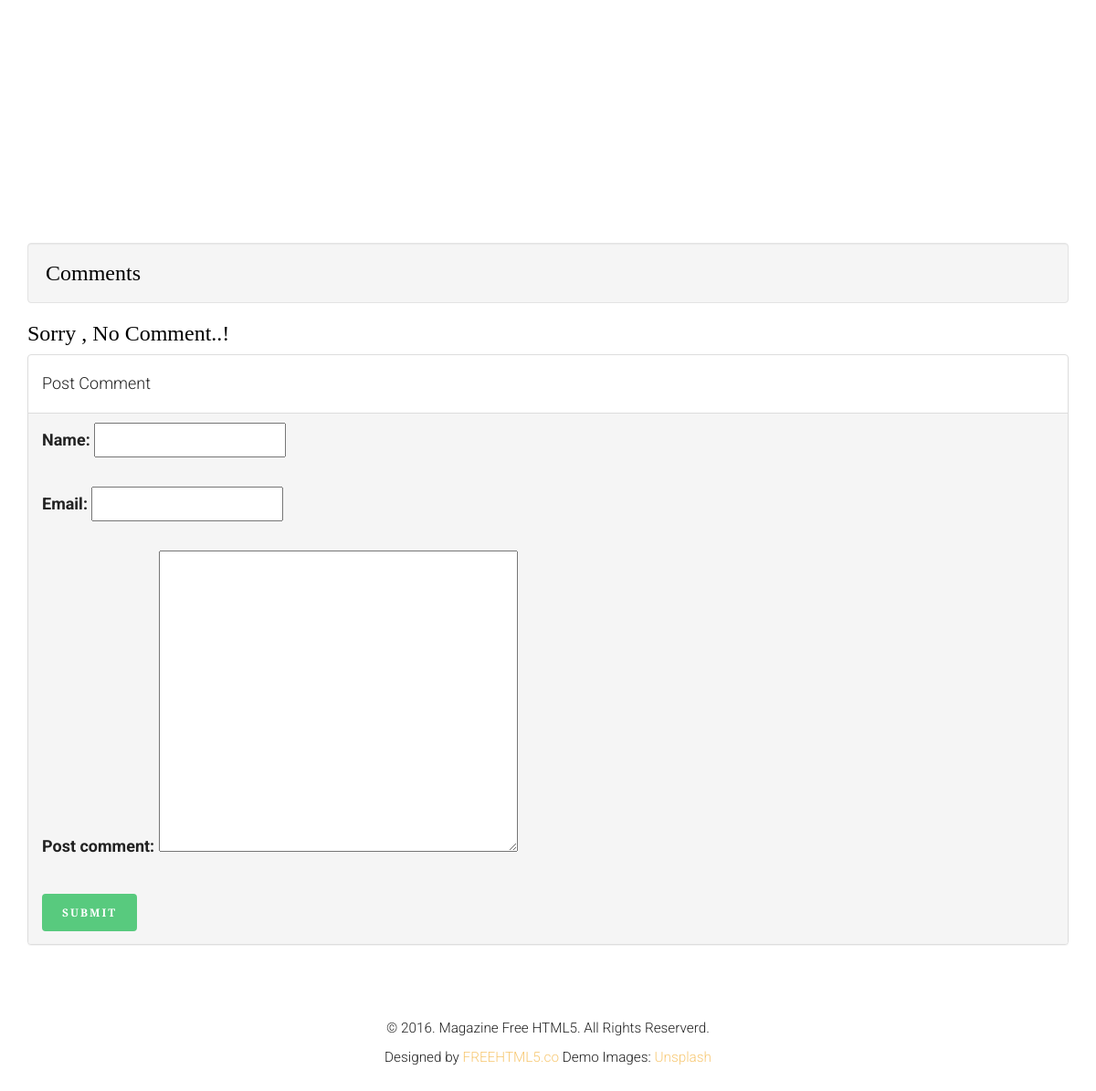
Page /article/3 (lower part) on the earlier database version.
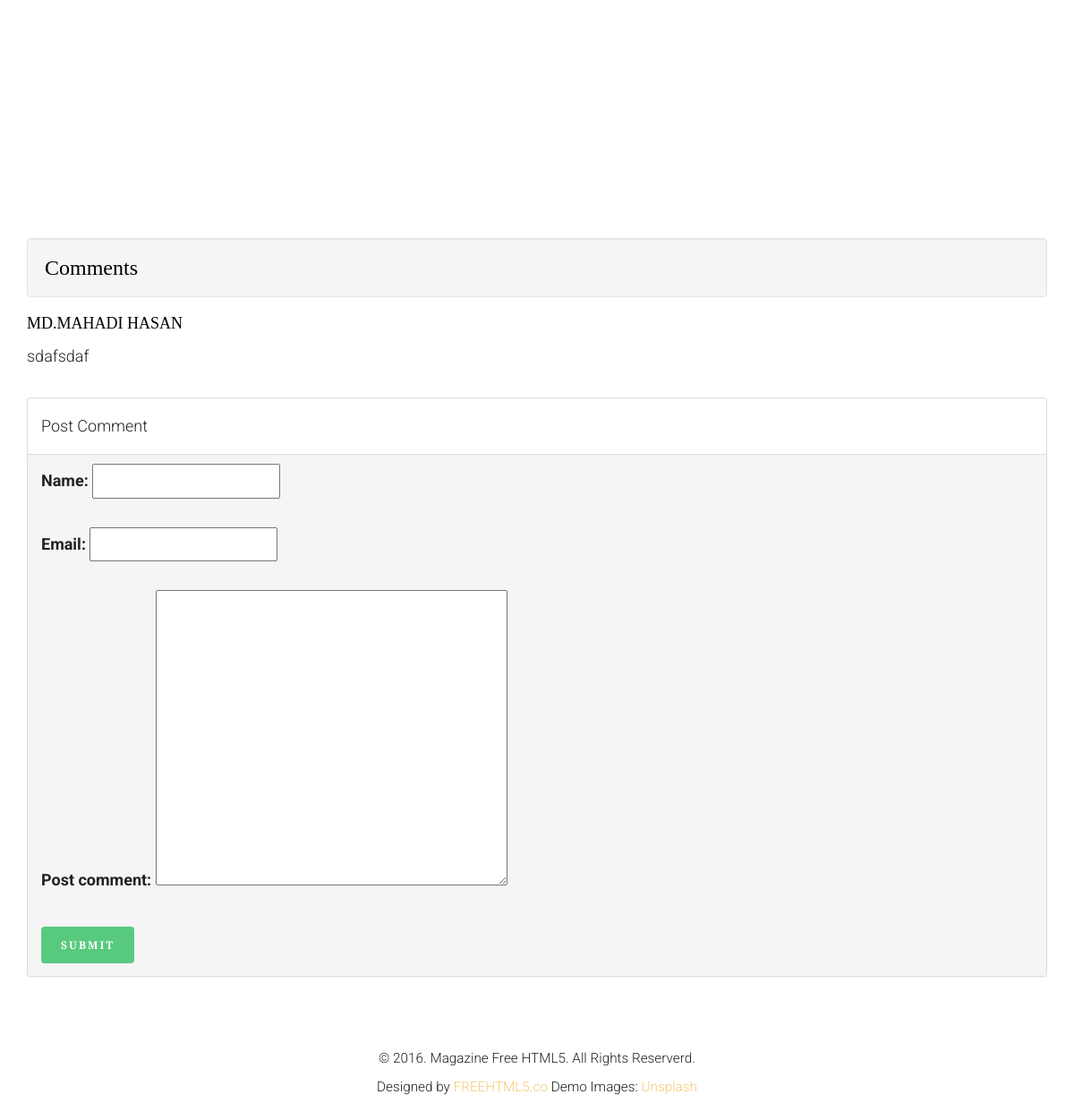
Same page on the later database version.
### blogApp/models.py (models this page shows, shortened)
class Comment(models.Model):
    post = models.ForeignKey(Article , on_delete=models.CASCADE)
    name = models.CharField(max_length=100)
    email= models.EmailField(max_length=50)
    post_comment = models.TextField()

### blogApp/views.py (the view)
# urls.py: path('article/<id>',views.article , name="article"),
def article(request , id):
    singlePost = get_object_or_404(Article , id=id)
    postComment=Comment.objects.filter(id=id)
    related    = Article.objects.filter(category = singlePost.category).exclude(id=id)[:4]
    form = CommentForm(request.POST or None)
    if form.is_valid():
        instance = form.save(commit=False)
        instance.post = singlePost
        instance.save()
    context={
        "data":singlePost,
        "related":related,
        "form":form,
        "postComment":postComment
    }
    return render(request, "single.html",context)

### blogApp/forms.py
class CommentForm(forms.ModelForm):
    class Meta:
        model = Comment
        fields=[
            'name',
            'email',
            'post_comment'
        ]

### templates/single.html (shortened to what this page needs)
{% extends 'base.html' %}
{% load static %}
{% block content %}
	<div class="container">
		<div class="row fh5co-post-entry">
		</div>
	</div>
	<div class="container">
		<h3 class="well">Comments</h3>
		<div class="single_post_comment">
			{% for comment in postComment %}
				<div class="single_commnet">
					<h4>{{ comment.name }}</h4>
					<p>{{ comment.post_comment }} </p>
				</div>
				{% empty %}
					<h3>Sorry , No Comment..!</h3>
			{% endfor %}
		</div>
	</div>
	<div class="container">
		<div class="panel panel-default">
			<div class="panel-body">
				Post Comment
			</div>
			<div class="panel-footer">
				<form action="" method="POST">
					{{ form.as_p }}
					<button type="submit" class="btn btn-success">submit</button>
				</form>
			</div>
		</div>
	</div>
{% endblock %}

Differences in the rows shown:
added Comment: name "MD.MAHADI HASAN", post_comment "sdafsdaf"
Other differences:
text no longer shown: "Sorry , No Comment..!"
